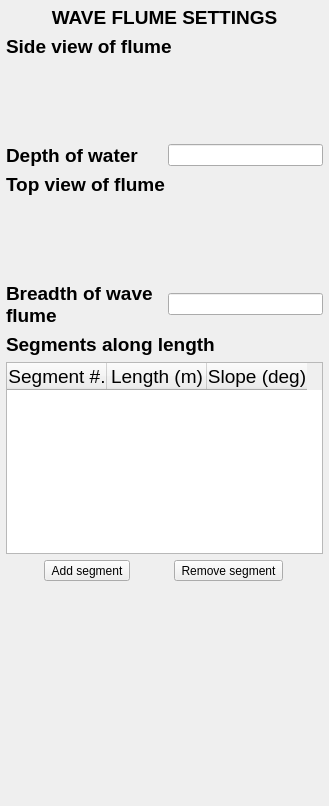
         <widget class="QWidget" name="BD_Bathy04_WaveFlume">
          <layout class="QVBoxLayout" name="verticalLayout_7">
           <property name="leftMargin">
            <number>6</number>
           </property>
           <property name="topMargin">
            <number>6</number>
           </property>
           <property name="rightMargin">
            <number>6</number>
           </property>
           <property name="bottomMargin">
            <number>6</number>
           </property>
           <item>
            <widget class="QLabel" name="Lbl_BD_H1">
             <property name="font">
              <font>
               <pointsize>14</pointsize>
               <weight>75</weight>
               <bold>true</bold>
              </font>
             </property>
             <property name="text">
              <string>&lt;html&gt;&lt;head/&gt;&lt;body&gt;&lt;p&gt;WAVE FLUME SETTINGS&lt;/p&gt;&lt;/body&gt;&lt;/html&gt;</string>
             </property>
             <property name="alignment">
              <set>Qt::AlignCenter</set>
             </property>
            </widget>
           </item>
           <item>
            <widget class="QLabel" name="Lbl_BD_SideViewH2">
             <property name="font">
              <font>
               <pointsize>14</pointsize>
               <weight>75</weight>
               <bold>true</bold>
              </font>
             </property>
             <property name="focusPolicy">
              <enum>Qt::ClickFocus</enum>
             </property>
             <property name="text">
              <string>&lt;html&gt;&lt;head/&gt;&lt;body&gt;&lt;p&gt;Side view of flume&lt;/p&gt;&lt;/body&gt;&lt;/html&gt;</string>
             </property>
            </widget>
           </item>
           <item>
            <widget class="QLabel" name="Lbl_BD_SideView">
             <property name="font">
              <font>
               <pointsize>48</pointsize>
              </font>
             </property>
             <property name="text">
              <string>&lt;html&gt;&lt;head/&gt;&lt;body&gt;&lt;p&gt;&lt;img src=&quot;:/images/images/SideView_2.png&quot; width=&quot;265&quot;&gt;&lt;/p&gt;&lt;/body&gt;&lt;/html&gt;</string>
             </property>
             <property name="scaledContents">
              <bool>true</bool>
             </property>
             <property name="alignment">
              <set>Qt::AlignCenter</set>
             </property>
             <property name="wordWrap">
              <bool>true</bool>
             </property>
            </widget>
           </item>
           <item>
            <layout class="QHBoxLayout" name="HLY_BD_Depth" stretch="1,1">
             <item>
              <widget class="QLabel" name="Lbl_BD_Depth">
               <property name="font">
                <font>
                 <pointsize>14</pointsize>
                 <weight>75</weight>
                 <bold>true</bold>
                </font>
               </property>
               <property name="text">
                <string>Depth of water</string>
               </property>
               <property name="alignment">
                <set>Qt::AlignLeading|Qt::AlignLeft|Qt::AlignVCenter</set>
               </property>
               <property name="wordWrap">
                <bool>true</bool>
               </property>
              </widget>
             </item>
             <item>
              <widget class="QLineEdit" name="Led_BD_Depth"/>
             </item>
            </layout>
           </item>
           <item>
            <widget class="QLabel" name="Lbl_BD_TopViewH2">
             <property name="font">
              <font>
               <pointsize>14</pointsize>
               <weight>75</weight>
               <bold>true</bold>
              </font>
             </property>
             <property name="focusPolicy">
              <enum>Qt::ClickFocus</enum>
             </property>
             <property name="text">
              <string>&lt;html&gt;&lt;head/&gt;&lt;body&gt;&lt;p&gt;Top view of flume&lt;/p&gt;&lt;/body&gt;&lt;/html&gt;</string>
             </property>
            </widget>
           </item>
           <item>
            <widget class="QLabel" name="Lbl_BD_TopView">
             <property name="font">
              <font>
               <pointsize>48</pointsize>
              </font>
             </property>
             <property name="text">
              <string>&lt;html&gt;&lt;head/&gt;&lt;body&gt;&lt;p&gt;&lt;img src=&quot;:/images/images/TopView_v2.png&quot; width=&quot;275&quot;&gt;&lt;/p&gt;&lt;/body&gt;&lt;/html&gt;</string>
             </property>
             <property name="scaledContents">
              <bool>true</bool>
             </property>
             <property name="alignment">
              <set>Qt::AlignCenter</set>
             </property>
             <property name="wordWrap">
              <bool>true</bool>
             </property>
            </widget>
           </item>
           <item>
            <layout class="QHBoxLayout" name="HLY_BD_Breadth" stretch="1,1">
             <item>
              <widget class="QLabel" name="Lbl_BD_Breadth">
               <property name="font">
                <font>
                 <pointsize>14</pointsize>
                 <weight>75</weight>
                 <bold>true</bold>
                </font>
               </property>
               <property name="text">
                <string>Breadth of wave flume</string>
               </property>
               <property name="alignment">
                <set>Qt::AlignLeading|Qt::AlignLeft|Qt::AlignVCenter</set>
               </property>
               <property name="wordWrap">
                <bool>true</bool>
               </property>
              </widget>
             </item>
             <item>
              <widget class="QLineEdit" name="Led_BD_Breadth"/>
             </item>
            </layout>
           </item>
           <item>
            <widget class="QLabel" name="Lbl_BD_Segments">
             <property name="font">
              <font>
               <pointsize>14</pointsize>
               <weight>75</weight>
               <bold>true</bold>
              </font>
             </property>
             <property name="focusPolicy">
              <enum>Qt::ClickFocus</enum>
             </property>
             <property name="text">
              <string>&lt;html&gt;&lt;head/&gt;&lt;body&gt;&lt;p&gt;Segments along length &lt;/p&gt;&lt;/body&gt;&lt;/html&gt;</string>
             </property>
            </widget>
           </item>
           <item>
            <widget class="QTableWidget" name="Tbl_BD_Segments">
             <property name="font">
              <font>
               <pointsize>14</pointsize>
              </font>
             </property>
             <column>
              <property name="text">
               <string>Segment #.</string>
              </property>
             </column>
             <column>
              <property name="text">
               <string>Length (m)</string>
              </property>
             </column>
             <column>
              <property name="text">
               <string>Slope (deg)</string>
              </property>
             </column>
            </widget>
           </item>
           <item>
            <layout class="QHBoxLayout" name="HLY_BD_AddSeg">
             <item>
              <widget class="QToolButton" name="Btn_BD_AddSeg">
               <property name="text">
                <string>Add segment</string>
               </property>
              </widget>
             </item>
             <item>
              <widget class="QToolButton" name="HLY_BD_RemSeg">
               <property name="text">
                <string>Remove segment</string>
               </property>
              </widget>
             </item>
            </layout>
           </item>
           <item>
            <spacer name="VSp_BD_01">
             <property name="orientation">
              <enum>Qt::Vertical</enum>
             </property>
             <property name="sizeHint" stdset="0">
              <size>
               <width>20</width>
               <height>219</height>
              </size>
             </property>
            </spacer>
           </item>
          </layout>
         </widget>
